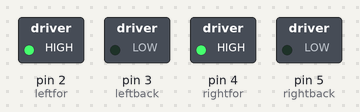
The sketch below on a simulated Arduino Uno, built with avr-gcc and run on an emulated ATmega328P. Shown: switched loads named in the sketch (green lamp = pin HIGH).

Above: at 0.1 s.
Timing chart, 0 to 1.6 s (numbered marks = the images above):
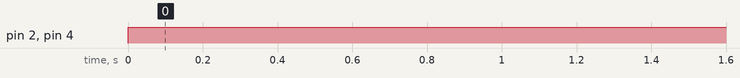

The sketch:

two_dc_motor.ino
```cpp
const int leftfor = 2;
const int leftback = 3;
const int rightfor = 4;
const int rightback =5;


void setup()
{
  pinMode (leftfor,OUTPUT);
  pinMode (leftback,OUTPUT);
  pinMode (rightfor,OUTPUT);
  pinMode (rightback,OUTPUT);
}

void loop()
{
  digitalWrite(leftfor,HIGH);
  digitalWrite(leftback,LOW);
  digitalWrite(rightfor,HIGH);
  digitalWrite(rightback,LOW);
}
```

Measured:
- by itself, pin 2 (leftfor), pin 4 (rightfor): LOW → HIGH at 0.00 s
